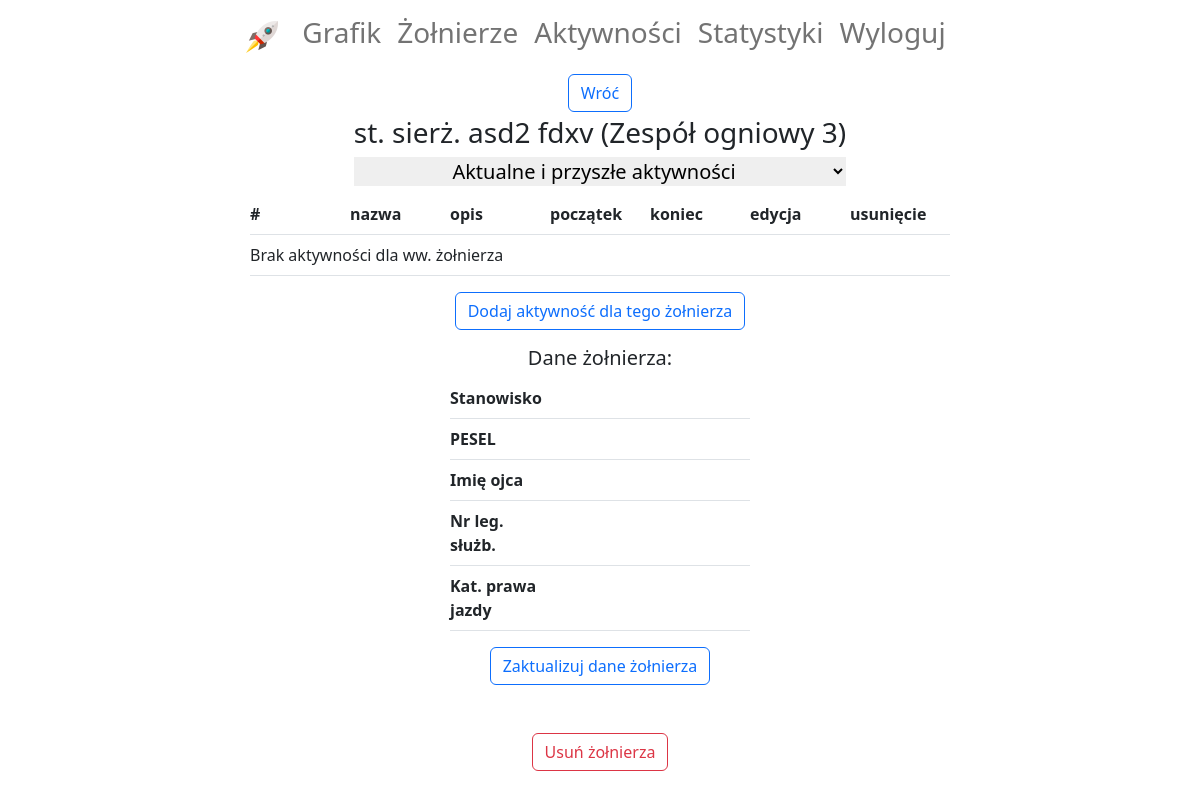
Before: /soldier-detail/19/ (signed in) with the older database file.
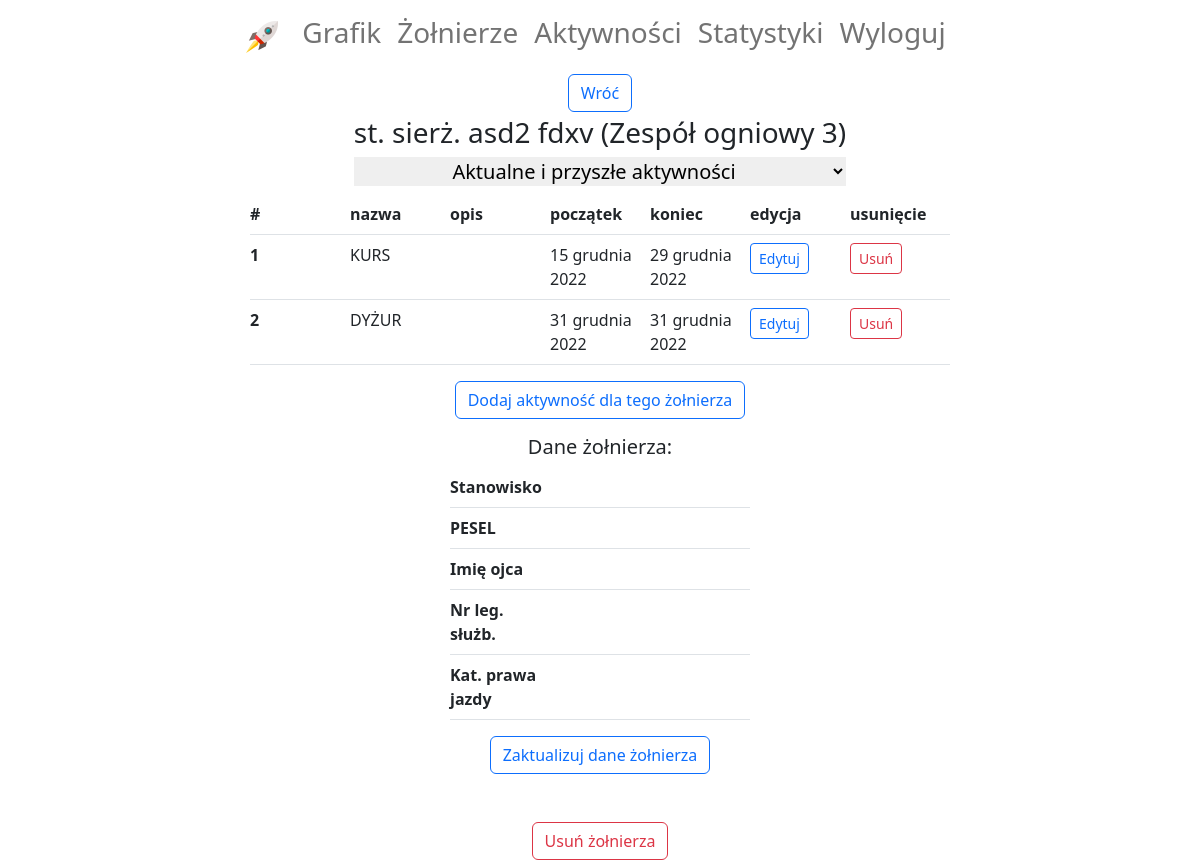
After: the same page with the newer database file.
### diagram/models.py (models this page shows, shortened)
class Activity(models.Model):
    soldier = models.ForeignKey(Soldier, on_delete=models.SET_NULL, null=True, blank=True, verbose_name='żołnierz')
    name = models.CharField(max_length=30, choices=activity_names, verbose_name='nazwa')
    description = models.CharField(max_length=200, default='', blank=True, verbose_name='opis')
    start_date = models.DateField(verbose_name='data rozpoczęcia')
    end_date = models.DateField(verbose_name='data zakończenia')
    subdivision = models.ForeignKey(Subdivision, on_delete=models.SET_NULL, null=True, blank=True,
                                    verbose_name='pododdział')

### diagram/views.py (the view)
# urls.py: path('soldier-detail/<int:pk>/', SoldierDetail.as_view(), name='soldier-detail'),
class SoldierDetail(LoginRequiredMixin, generic.DetailView):
    template_name = 'diagram/soldier_detail.html'
    def get_queryset(self):
        return Soldier.objects.filter(subdivision=self.request.user.subdivision)
    def get_context_data(self, **kwargs):
        activity_age = 'current'
        try:
            activity_age = self.request.GET['activity_age']
        except MultiValueDictKeyError:
            print('"start" parameter in URL not found - using "current" as default')
        print(activity_age)
        context = super(SoldierDetail, self).get_context_data(**kwargs)
        context['activities'] = get_soldier_activities(activity_age, soldier=self.get_object())
        context['soldier_fields'] = SoldierDetailForm(data=model_to_dict(self.get_object()))
        return context

### diagram/forms.py
class SoldierDetailForm(ModelForm):
    class Meta:
        model = Soldier
        exclude = ['subdivision', 'rank', 'first_name', 'last_name']

### diagram/models.py (called while the page is built)
    def __str__(self):
        return self.name

    def __str__(self):
        return f'{self.rank} {self.first_name} {self.last_name} ({self.subdivision})'

### diagram/templates/diagram/soldier_detail.html (shortened to what this page needs)
{% extends 'account/base.html' %}
{% load crispy_forms_filters %}
{% block content %}
    <div class="d-flex flex-column align-items-center">
        <a class="mb-1" href="{% url 'soldier-list' %}">
            <button class="btn btn-outline-primary">Wróć</button>
        </a>
        <h3>{{ object }}</h3>
        <form method="get">
            <h5><select name="activity_age" style="border: none; text-align: center;"
                        onchange="this.form.submit()">
                <option {% if request.GET.activity_age == 'current' %}selected{% endif %} value="current">
                    Aktualne i przyszłe aktywności
                </option>
            </select></h5>
        </form>
        <table class="table">
            <thead>
            <tr class="d-flex justify-content-center">
                <th class="col col-md-1 px-0" scope="col">#</th>
                <th class="col col-md-1 px-0" scope="col">nazwa</th>
                <th class="col col-md-1 px-0" scope="col">opis</th>
                <th class="col col-md-1 px-0" scope="col">początek</th>
                <th class="col col-md-1 px-0" scope="col">koniec</th>
                <th class="col col-md-1 px-0" scope="col">edycja</th>
                <th class="col col-md-1 px-0" scope="col">usunięcie</th>
            </tr>
            </thead>
            <tbody>
            {% for activity in activities %}
                <tr class="d-flex justify-content-center">
                    <th class="col col-md-1 px-0" scope="row">{{ forloop.counter }}</th>
                    <td class="col col-md-1 px-0">{{ activity.name }}</td>
                    <td class="col col-md-1 px-0">{{ activity.description }}</td>
                    <td class="col col-md-1 px-0">{{ activity.start_date }}</td>
                    <td class="col col-md-1 px-0">{{ activity.end_date }}</td>
                    <td class="col col-md-1 px-0">
                        <a href="{% url 'activity-update' activity.pk %}">
                            <button class="btn btn-outline-primary btn-sm">Edytuj</button>
                        </a>
                    </td>
                    <td class="col col-md-1 px-0">
                        <a href="{% url 'activity-delete' activity.pk %}">
                            <button class="btn btn-outline-danger btn-sm">Usuń</button>
                        </a>
                    </td>
                </tr>
            {% empty %}
                <tr class="d-flex justify-content-center">
                    <td class="col col-md-7 px-0">Brak aktywności dla ww. żołnierza</td>
                </tr>
            {% endfor %}
            </tbody>
        </table>
        <a class="mt-0" href="{% url 'activity-create' soldier_pk=object.pk %}">
            <button class="btn btn-outline-primary">Dodaj aktywność dla tego żołnierza</button>
        </a>
        <h5 class="mt-3">Dane żołnierza:</h5>
        <table class="table">
            <tbody>
            {% for field in soldier_fields %}
                <tr class="d-flex justify-content-center">
                    <th class="col col-md-1 px-0" scope="row">{{ field.label }}</th>
                    <td class="col col-md-2 px-0">{{ field.data|default_if_none:'' }}</td>
                </tr>
            {% endfor %}
            </tbody>
        </table>
        <a class="mt-0" href="{% url 'soldier-update' object.pk %}">
            <button class="btn btn-outline-primary">Zaktualizuj dane żołnierza</button>
        </a>
        <a class="mt-5" href="{% url 'soldier-delete' object.pk %}">
            <button class="btn btn-outline-danger">Usuń żołnierza</button>
        </a>
    </div>
{% endblock %}

Changed rows visible on the page:
added Activity: name "KURS", start_date "15 grudnia 2022", end_date "29 grudnia 2022"
added Activity: name "DYŻUR", start_date "31 grudnia 2022", end_date "31 grudnia 2022"
Other visible differences:
text no longer shown: "Brak aktywności dla ww. żołnierza"
